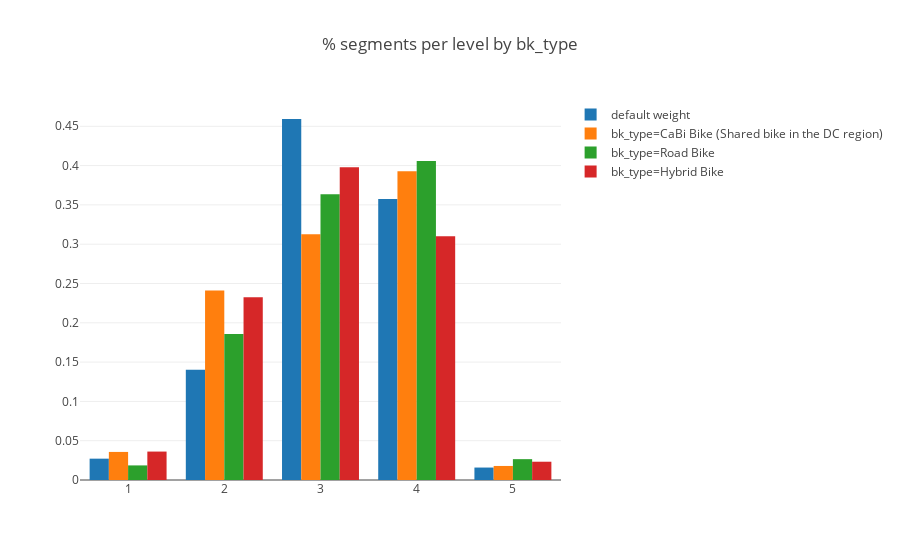
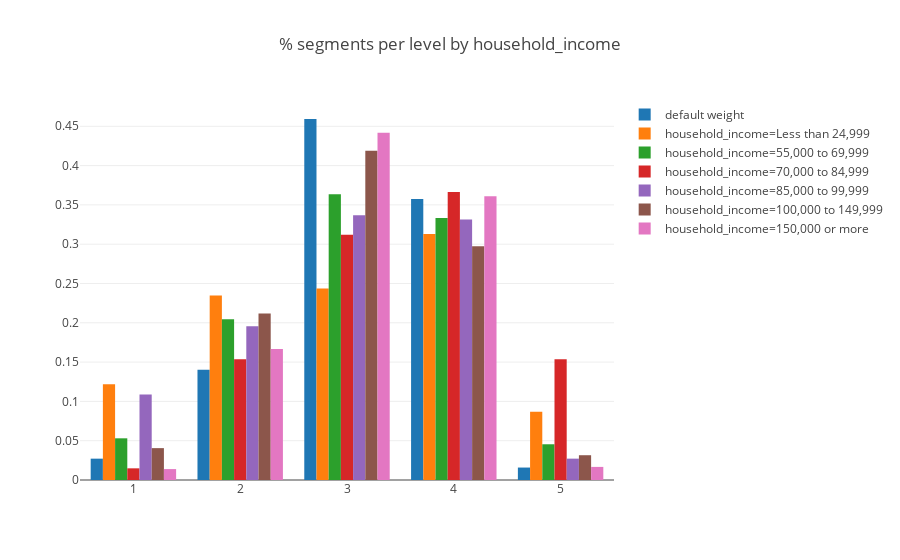
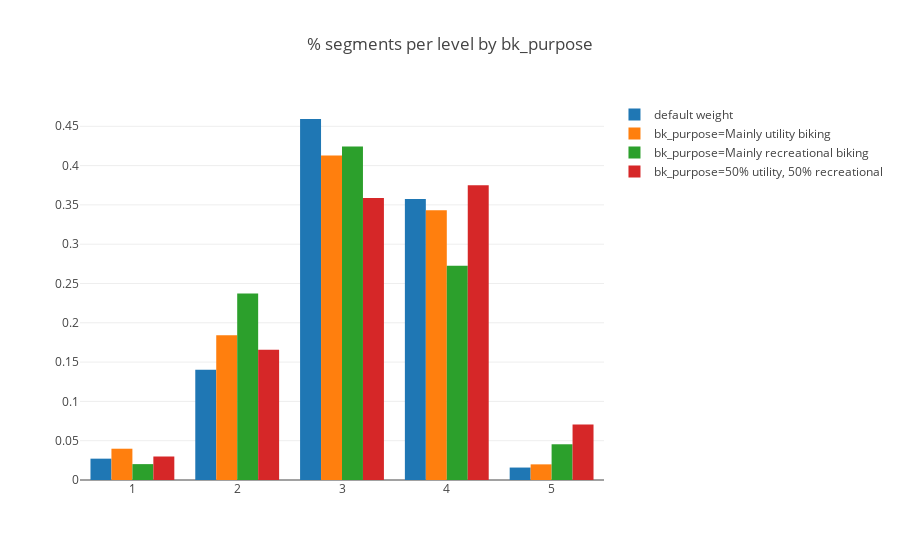
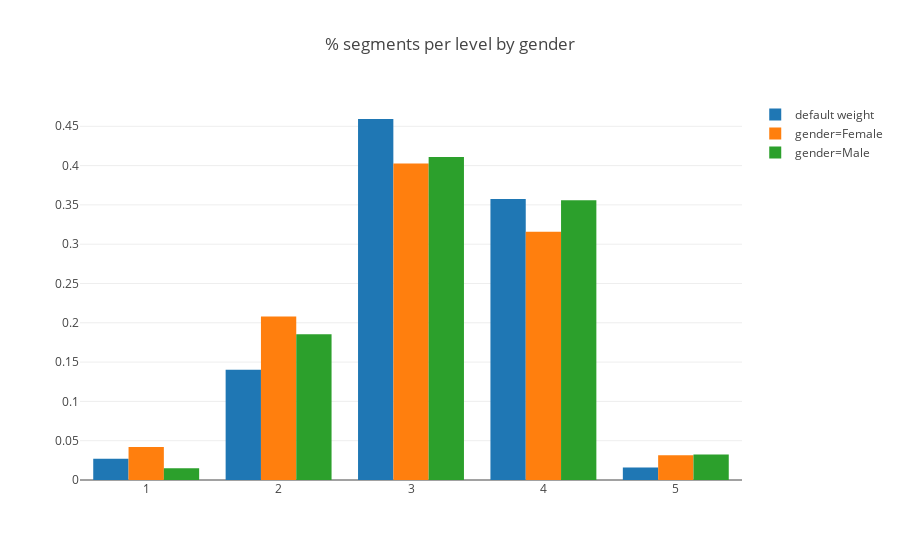

Notebook cell for these charts, in order:
### Code cell
for q in list(qs):
    ys = all_ys[q]
    names = all_names[q]
    arrs = [y_all.csl.values]+ys
    title = 'score histogram of % segments by '+q
    arrs = [y_all.csl.round().values] + [y.round() for y in ys]
    title = '% segments per level by '+q

    fig = plotly_fig.hist(arrs, names=['default weight']+names, title=title)
    iplot(fig)

### Figure 1 — Plotly figure (JSON) as saved in the notebook; plotly's stock layout.template omitted (floating-point values rounded to 4 significant figures; data arrays with more than 128 entries replaced by an {"elided": "..."} marker saying what was removed)
{"data": [{"histnorm": "probability", "name": "default weight", "type": "histogram", "x": {"elided": "442 int values"}}, {"histnorm": "probability", "name": "bk_type=CaBi Bike (Shared bike in the DC region)", "type": "histogram", "x": [3, 3, 2, 2, 2, 4, 2, 2, 3, 4, 3, 3, 3, 2, 3, 3, 3, 4, 4, 3, 4, 4, 4, 3, 2, 2, 3, 3, 3, 4, 2, 2, 2, 2, 1, 1, 1, 2, 2, 3, 2, 3, 4, 4, 4, 4, 4, 4, 3, 4, 3, 3, 4, 4, 4, 3, 3, 4, 4, 2, 4, 4, 3, 3, 3, 3, 3, 4, 4, 3, 3, 3, 3, 4, 4, 4, 4, 3, 4, 4, 4, 4, 3, 4, 2, 2, 4, 4, 4, 4, 3, 1, 2, 2, 3, 4, 4, 2, 2, 2, 2, 4, 2, 2, 5, 3, 4, 4, 4, 4, 2, 5]}, {"histnorm": "probability", "name": "bk_type=Road Bike", "type": "histogram", "x": {"elided": "377 int values"}}, {"histnorm": "probability", "name": "bk_type=Hybrid Bike", "type": "histogram", "x": {"elided": "387 int values"}}], "layout": {"title": "% segments per level by bk_type"}}

### Figure 2 — Plotly figure (JSON) as saved in the notebook; plotly's stock layout.template omitted (floating-point values rounded to 4 significant figures; data arrays with more than 128 entries replaced by an {"elided": "..."} marker saying what was removed)
{"data": [{"histnorm": "probability", "name": "default weight", "type": "histogram", "x": {"elided": "442 int values"}}, {"histnorm": "probability", "name": "household_income=Less than 24,999", "type": "histogram", "x": [3, 2, 2, 3, 3, 1, 1, 1, 1, 3, 4, 4, 4, 3, 2, 5, 4, 2, 2, 2, 2, 2, 1, 2, 4, 2, 2, 1, 4, 1, 1, 1, 1, 5, 4, 2, 2, 2, 2, 3, 3, 3, 4, 4, 1, 1, 2, 3, 5, 5, 4, 3, 5, 3, 4, 3, 4, 4, 4, 4, 5, 1, 2, 3, 4, 4, 4, 4, 2, 4, 4, 5, 5, 1, 2, 3, 3, 3, 3, 3, 3, 2, 2, 2, 4, 4, 4, 3, 3, 2, 2, 3, 2, 4, 2, 3, 5, 3, 3, 2, 4, 4, 4, 4, 3, 4, 4, 4, 4, 4, 4, 3, 5, 4, 3]}, {"histnorm": "probability", "name": "household_income=55,000 to 69,999", "type": "histogram", "x": {"elided": "132 int values"}}, {"histnorm": "probability", "name": "household_income=70,000 to 84,999", "type": "histogram", "x": {"elided": "202 int values"}}, {"histnorm": "probability", "name": "household_income=85,000 to 99,999", "type": "histogram", "x": {"elided": "184 int values"}}, {"histnorm": "probability", "name": "household_income=100,000 to 149,999", "type": "histogram", "x": {"elided": "222 int values"}}, {"histnorm": "probability", "name": "household_income=150,000 or more", "type": "histogram", "x": {"elided": "360 int values"}}], "layout": {"title": "% segments per level by household_income"}}

### Figure 3 — Plotly figure (JSON) as saved in the notebook; plotly's stock layout.template omitted (floating-point values rounded to 4 significant figures; data arrays with more than 128 entries replaced by an {"elided": "..."} marker saying what was removed)
{"data": [{"histnorm": "probability", "name": "default weight", "type": "histogram", "x": {"elided": "442 int values"}}, {"histnorm": "probability", "name": "bk_purpose=Mainly utility biking ", "type": "histogram", "x": {"elided": "402 int values"}}, {"histnorm": "probability", "name": "bk_purpose=Mainly recreational biking ", "type": "histogram", "x": {"elided": "198 int values"}}, {"histnorm": "probability", "name": "bk_purpose=50% utility, 50% recreational", "type": "histogram", "x": {"elided": "368 int values"}}], "layout": {"title": "% segments per level by bk_purpose"}}

### Figure 4 — Plotly figure (JSON) as saved in the notebook; plotly's stock layout.template omitted (floating-point values rounded to 4 significant figures; data arrays with more than 128 entries replaced by an {"elided": "..."} marker saying what was removed)
{"data": [{"histnorm": "probability", "name": "default weight", "type": "histogram", "x": {"elided": "442 int values"}}, {"histnorm": "probability", "name": "gender=Female", "type": "histogram", "x": {"elided": "380 int values"}}, {"histnorm": "probability", "name": "gender=Male", "type": "histogram", "x": {"elided": "399 int values"}}], "layout": {"title": "% segments per level by gender"}}
